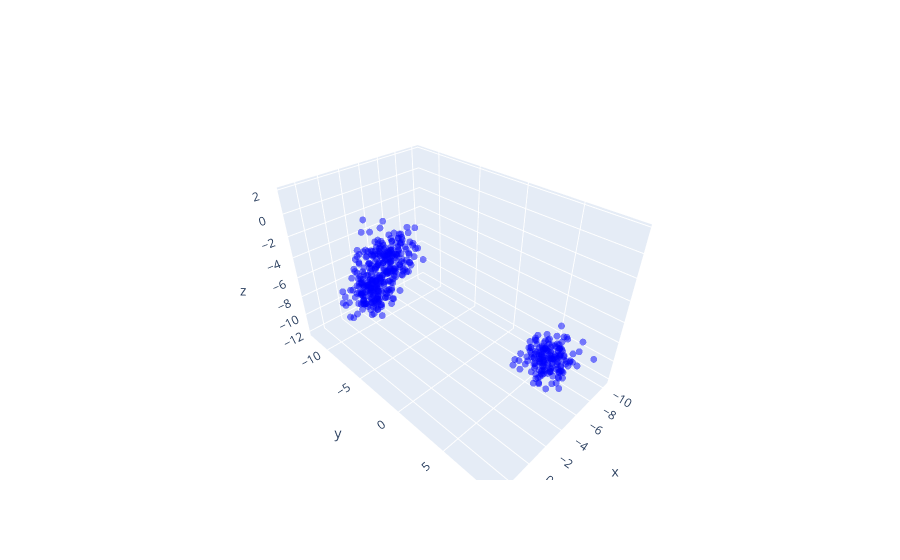

Notebook source saved alongside this figure:
### Code cell
fig = go.Figure()

fig.add_trace(go.Scatter3d(
    x=X[:, 0], y=X[:, 1], z=X[:, 2],
    mode='markers',
    marker=dict(size=4, opacity=0.5, color='blue'),
    name='Original'
))

fig.show()

### Figure 1 — Plotly figure (JSON) as saved in the notebook; plotly's stock layout.template omitted (floating-point values rounded to 4 significant figures; data arrays with more than 128 entries replaced by an {"elided": "..."} marker saying what was removed)
{"data": [{"marker": {"color": "blue", "opacity": 0.5, "size": 4}, "mode": "markers", "name": "Original", "type": "scatter3d", "x": {"elided": "500 float values"}, "y": {"elided": "500 float values"}, "z": {"elided": "500 float values"}}], "layout": {}}
